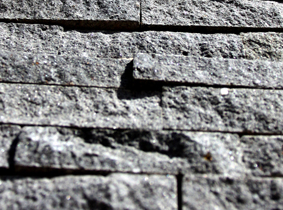
#> input picture hw7/train/im_1.bmp, 283 x 210 px; its folder holds 4 pictures in this run
$ python main.py   (older library calls are emulated)
#> lines starting #> are read from the running program, lines starting #| are printed output that depends on the picture
import os
from typing import List

import cv2
import matplotlib.pyplot as plt
import numpy as np


class Node:

    def __init__(self, name, value, left, right, parent=None) -> None:
        self.name = name
        self.value = value
        self.left = left
        self.right = right
        self.parent = parent

    def __str__(self) -> str:
        # return f'{self.value}'
        return f'(name={self.name}, value={self.value}, left={self.left}, right={self.right})'


class HuffmanTree:

    def __init__(self, freq: dict) -> None:
        ap = sorted(freq.items(), key=lambda item: item[1])
        leaves = [Node(item[0], item[1], None, None) for item in ap]
        nodes = leaves.copy()
        while len(nodes) >= 2:
            left = nodes.pop(0)
            right = nodes.pop(0)
            new = Node(None, value=left.value + right.value, left=left, right=right)
            left.parent = new
            right.parent = new
            start = 0
            end = len(nodes)
            while start != end:
                mid = (start + end) // 2
                if new.value < nodes[mid].value:
                    end = mid
                elif new.value > nodes[mid].value:
                    start = mid + 1
                else:
                    start = mid
                    end = mid
            # start 是写入位置
            nodes.insert(start, new)
        self.root = nodes[0]
        self.coding = {}
        for leaf in leaves:
            assert leaf.value not in self.coding
            buffer = []
            now = leaf
            while now.parent is not None:
                if now is now.parent.left:
                    buffer.insert(0, 0)
                else:
                    buffer.insert(0, 1)
                now = now.parent
            self.coding[leaf.name] = buffer

    def encode(self, a) -> List[int]:
        assert a in self.coding
        return self.coding[a]

    def decode(self, code: List[int]):
        now = self.root
        for b in code:
            assert now is not None
            if b == 0:
                now = now.left
            else:
                now = now.right
        assert now.left is None and now.right is None
        return now.name


# 画直方图
def draw_histogram(img: np.ndarray, ax):
    level = int(2 ** (8 * img.nbytes / img.size))
    ax.hist(img.flatten(), bins=level, range=[0, level - 1], density=True, histtype='stepfilled')
    ax.xlim(0, level - 1)
    ax.ylim(bottom=0)


if __name__ == '__main__':
    imgs_train = [cv2.cvtColor(cv2.imread(os.path.join('train', filename)), cv2.COLOR_RGB2GRAY)
                  for filename in os.listdir('train')]
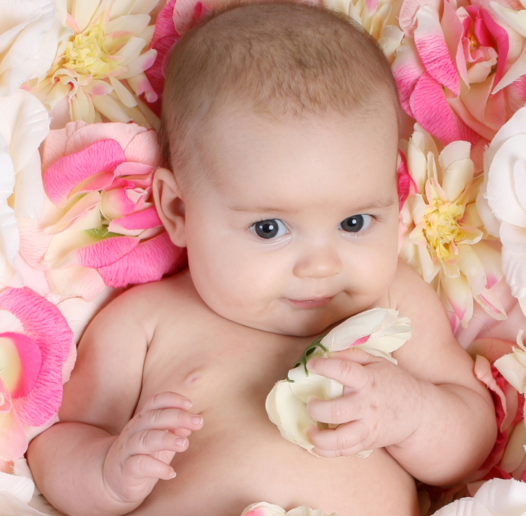
#> input picture hw7/train/im_10.bmp, 526 x 516 px
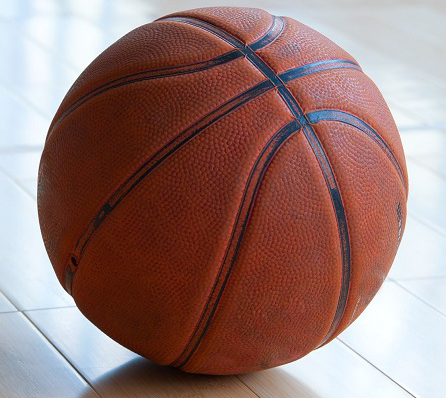
#> input picture hw7/train/im_100.bmp, 446 x 398 px
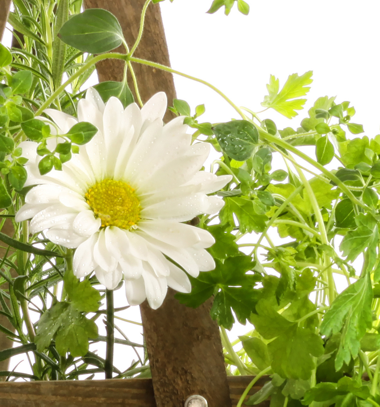
#> input picture hw7/train/im_11.bmp, 380 x 407 px
    level = max(int(2 ** (8 * img.nbytes / img.size)) for img in imgs_train)
#> level = 256
    freq = np.zeros(shape=(level,), dtype=np.int)
#> freq = 256 values from 0 to 0
    for img in imgs_train:
        values, counts = np.unique(img, return_counts=True)
        freq[values] += counts
#> this loop made 4 passes
#> after the loop, freq = 256 values, max 26180 at index 255, min 294 at index 6, mean 2589.9
    # 画出频率直方图
    plt.bar(range(freq.size), freq / freq.sum(), width=1)
    plt.title('hist of all train images')
    plt.xlim(0, level - 1)
    plt.ylim(bottom=0)
    plt.savefig('result/train_hist.png')
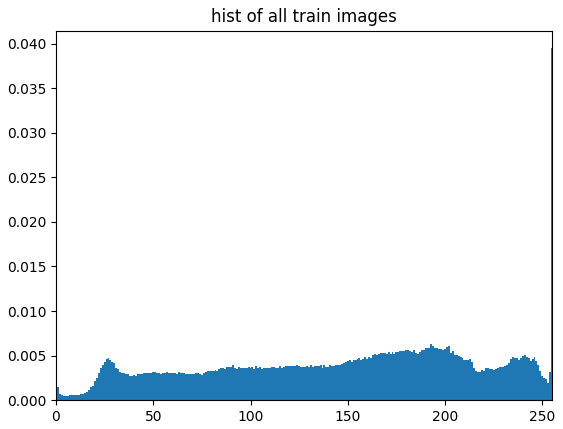
#> figure drawn by matplotlib, 1 panel; tallest bar 0.0395 high, from x = 254.5 to 255.5
    plt.close()
    # 构建树
    freq = {value: count for value, count in enumerate(freq)}
#> freq = 256 items
    tree = HuffmanTree(freq)
#> in __init__, `ap = sorted(freq.items(), key=lambda item: item[1])`: ap = 256 pairs, first value 0 to 255, second value 294 to 26180
#> in __init__, `leaves = [Node(item[0], item[1], None, None) for item in ap]`: leaves = 256 items
#> the loop in __init__, `while len(nodes) >= 2:` made 255 passes
#> after the loop in __init__, `while len(nodes) >= 2:`: nodes = 1 item
#> after the loop in __init__, `for leaf in leaves:`: self.coding = 256 items
    print('编码为：')
    print('\n'.join(
        f"\t{k}:\t{''.join(map(str, v))}"
        for k, v in sorted(tree.coding.items(), key=lambda item: item[0])
    ))
#> (printed output is left out)
    print()
    # 测试
    print('文件名\t原大小 (KB)\t压缩后大小 (KB)\t压缩率 (%)')
#> (the run stopped early here; a loop or call above may not have finished)
